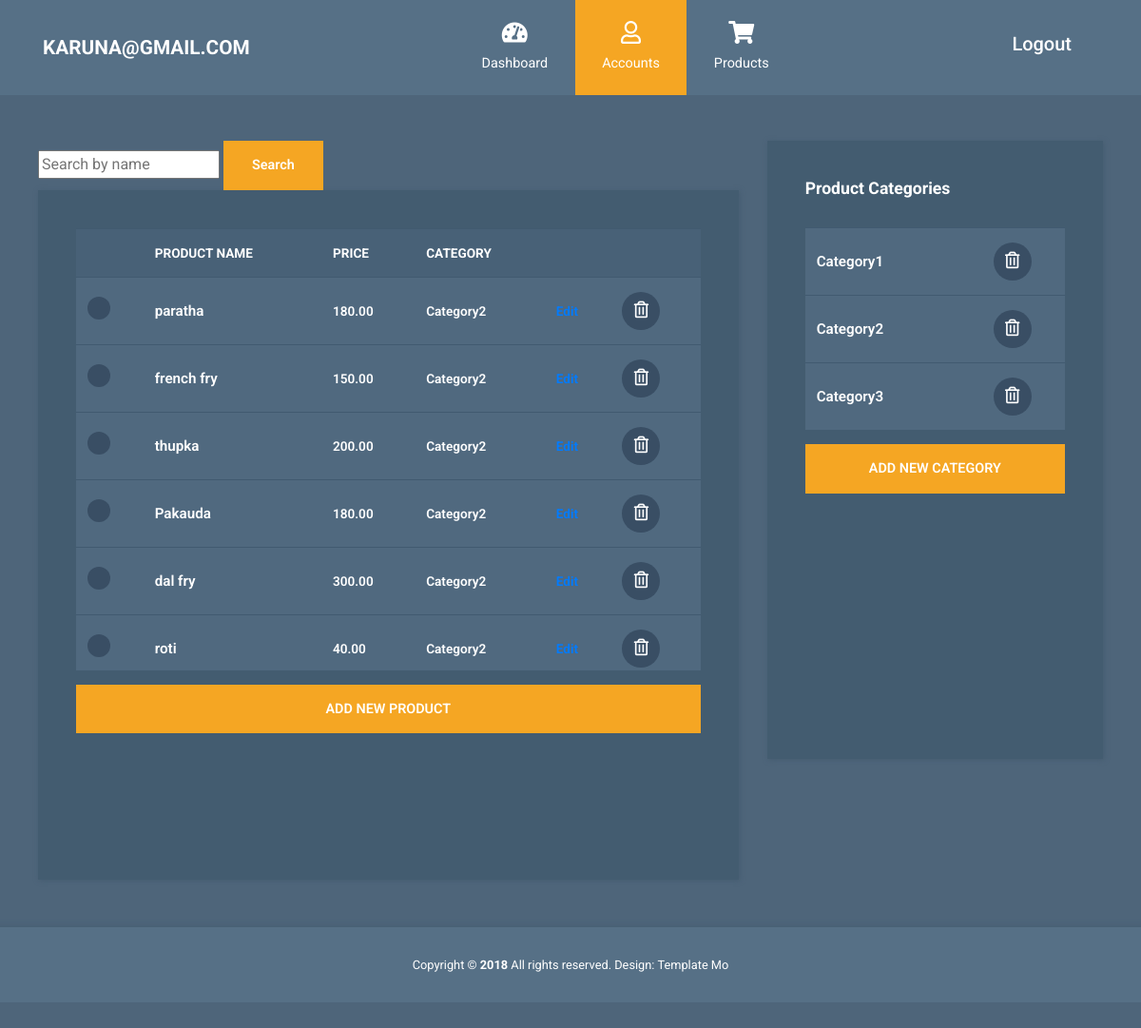
/admin-dashboard/product/ (signed in), run on the app's committed database.
### adminpage/models.py (models this page shows, shortened)
class Products(models.Model):
    name = models.CharField(max_length=1000)
    image = models.ImageField(upload_to='product/image')
    description = models.TextField(max_length=50)
    price = models.DecimalField(max_digits=10, decimal_places=2, default=0.00)
    category = models.ForeignKey(Category, on_delete=models.CASCADE, null=True, related_name="products")

class Category(models.Model):
   cat_name = models.CharField(max_length=200)
   def __str__(self):
        return self.cat_name

### adminpage/views.py (the view)
# urls.py: path('product/',A_product, name="admin_product"),
@login_required
def A_product(request):
    category_list = Category.objects.all()
    query = request.GET.get('q')
    if query:
        product_list =  Products.objects.filter(
            Q(name__icontains=query)
        ).order_by('name')
    else:
        product_list = Products.objects.all()
    datas = {
        'categories': category_list,
        'products': product_list,
        'query': query,
    }
    return render(request, "adminfile/products.html", datas)

### templates/adminfile/products.html (shortened to what this page needs)
{% extends 'adminfile/ad_parent.html' %}
{% load static %}
{% block contents %}
<div class="container mt-5">
  <div class="row tm-content-row">
    <div class="col-sm-12 col-md-12 col-lg-8 col-xl-8 tm-block-col">
      <form method="GET" action="{% url 'admin_product' %}">
        <input type="text" name="q" placeholder="Search by name" value="{{ query|default_if_none:'' }}">
        <button type="submit" class="btn btn-primary">Search</button>
      </form>
      <div class="tm-bg-primary-dark tm-block tm-block-products">
        <div class="tm-product-table-container">
          <form id="delete-form" method="POST" action="{% url 'delete_selected_products' %}">
            <table class="table table-hover tm-table-small tm-product-table">
              <thead>
                <tr>
                  <th scope="col">&nbsp;</th>
                  <th scope="col">PRODUCT NAME</th>
                  <th scope="col">PRICE</th>
                  <th scope="col">CATEGORY</th>
                  <th scope="col"></th>
                  <th scope="col">&nbsp;</th>
                </tr>
              </thead>
              <tbody>
                {% for product in products %}
                <tr>
                  <th scope="row"><input type="checkbox" name="selected_products" value="{{ product.id }}" /></th>
                  <td class="tm-product-name">{{ product.name }}</td>
                  <td>{{ product.price }}</td>
                  <td>{{ product.category }}</td>
                  <td><a href="{% url 'update_product' product.id %}">Edit</a></td>
                  <td>
                    <a href="#" class="tm-product-delete-link" onclick="deleteSingleProduct({{ product.id }})">
                      <i class="far fa-trash-alt tm-product-delete-icon"></i>
                    </a>
                  </td>
                </tr>
                {% endfor %}
              </tbody>
            </table>
          </form>
        </div>
        <a href="{% url 'product_form' %}" class="btn btn-primary btn-block text-uppercase mb-3">Add new product</a>
      </div>
    </div>
    <div class="col-sm-12 col-md-12 col-lg-4 col-xl-4 tm-block-col">
      <div class="tm-bg-primary-dark tm-block tm-block-product-categories">
        <h2 class="tm-block-title">Product Categories</h2>
        <div class="tm-product-table-container">
          <table class="table tm-table-small tm-product-table">
            <tbody>
              {% for i in categories %}
              <tr>
                <td class="tm-product-name">{{ i.cat_name }}</td>
                <td class="text-center">
                  <a href="{% url 'delete_category' i.id %}" class="tm-product-delete-link" onclick="return confirm('Are you sure you want to delete this category?');">
                    <i class="far fa-trash-alt tm-product-delete-icon"></i>
                  </a>
                </td>
              </tr>
              {% endfor %}
            </tbody>
          </table>
        </div>
        <a href="{% url 'AddCategory' %}" class="btn btn-primary btn-block text-uppercase mb-3">Add new category</a>
      </div>
    </div>
  </div>
</div>
{% endblock %}

### templates/adminfile/ad_parent.html (shortened to what this page needs)
{% load static %}
<!DOCTYPE html>
<html lang="en">
  <head>
    <link
      rel="stylesheet"
      href="{% static 'adminfiles/css/fontawesome.min.css' %}"
    />
    <link
      rel="stylesheet"
      href="{% static 'adminfiles/css/bootstrap.min.css' %}"
    />
    <link
      rel="stylesheet"
      href="{% static 'adminfiles/css/templatemo-style.css' %}"
    />
  </head>
  <body id="reportsPage">
    <div class="" id="home">
      <nav class="navbar navbar-expand-xl">
        <div class="container h-100">
          <a
            class="navbar-brand"
            href="{% static 'adminfile/dashboard.html' %}"
          >
            <h1 class="tm-site-title mb-0">{{request.user.username}}</h1>
          </a>
          <div class="collapse navbar-collapse" id="navbarSupportedContent">
            <ul class="navbar-nav mx-auto h-100">
              <li class="nav-item">
                <a
                  class="nav-link {{dashboard_admin}}"
                  href="{% url 'admin_dashboard' %}"
                >
                  <i class="fas fa-tachometer-alt"></i>
                  Dashboard
                </a>
              </li>
              <li class="nav-item">
                <a class="nav-link active" href="{% url 'userlist' %}">
                  <i class="far fa-user"></i> Accounts
                </a>
              </li>
              <li class="nav-item">
                <a
                  class="nav-link {{product_admin}}"
                  href="{% url 'admin_product' %}"
                >
                  <i class="fas fa-shopping-cart"></i>
                  Products
                </a>
              </li>
            </ul>
            <ul class="navbar-nav">
              <li class="nav-item">
                <a class="nav-link d-block" href="{% url 'userlogout' %}">
                  <h5>Logout</h5>
                </a>
              </li>
            </ul>
          </div>
        </div>
      </nav>
      {% block contents %} {% endblock %}
      <footer class="tm-footer row tm-mt-small">
        <div class="col-12 font-weight-light">
          <p class="text-center text-white mb-0 px-4 small">
            Copyright &copy; <b>2018</b> All rights reserved. Design:
            <a
              rel="nofollow noopener"
              href="https://templatemo.com"
              class="tm-footer-link"
              >Template Mo</a
            >
          </p>
        </div>
      </footer>
    </div>
  </body>
</html>

### static/adminfiles/css/templatemo-style.css (style rules this page uses)
html { font-size: 16px; overflow-x: hidden; }
body { font-family: Roboto, Helvetica, Arial, sans-serif; background-color: #4e657a; overflow-x: hidden; }
a { transition: all 0.3s ease; }
.navbar-brand { display: flex; align-items: center; }
.tm-site-title { display: inline-block; text-transform: uppercase; font-size: 1.3rem; font-weight: 700; color: #fff; }
.navbar { height: 100px; background-color: #567086; padding: 0; }
.navbar .container { position: relative; }
.tm-mt-small { margin-top: 20px; }
.tm-block-col { margin-bottom: 30px; }
.tm-block { padding: 40px; -webkit-box-shadow: 1px 1px 5px 0 #455c71; -moz-box-shadow: 1px 1px 5px 0 #455c71; box-shadow: 1px 1px 5px 0 #455c71; min-height: 350px; height: 100%; max-height: 450px; }
.tm-block-title { font-size: 1.1rem; font-weight: 700; color: #fff; margin-bottom: 30px; }
.nav-link { color: #fff; height: 100%; display: flex; align-items: center; justify-content: center; flex-direction: column; font-size: 90%; }
.nav-link > i { margin-bottom: 10px; margin-right: 0; font-size: 1.5rem; }
.dropdown-item, .nav-link { padding: 15px 20px; }
.navbar-nav .active > .nav-link, .navbar-nav .nav-link.active { background-color: #f5a623; color: #fff; }
.navbar-nav .nav-link.active i { color: #fff; }
.nav-item { text-align: center; }
.nav-item:last-child { margin-right: 0; }
.tm-content-row { justify-content: space-between; margin-left: -20px; margin-right: -20px; }
.table { background-color: #50697f; color: #fff; font-size: 85%; margin-bottom: 0; }
thead { background-color: #486177; color: #fff; }
.table thead th { border-bottom: 0; }
.btn { border-radius: 0; padding: 13px 28px; transition: all 0.2s ease; max-width: 100%; }
.btn-primary { color: #fff; background-color: #f5a623; border: 2px solid #f5a623; font-size: 90%; font-weight: 600; }
.table td, .table th { border-top: 1px solid #415a70; padding: 15px 25px; vertical-align: middle; }
.tm-table-small td, .tm-table-small th { padding-left: 12px; padding-right: 12px; }
.table-hover tbody tr { transition: all 0.2s ease; }
.tm-bg-primary-dark { background-color: #435c70; }
input[type="checkbox"] { cursor: pointer; -webkit-appearance: none; appearance: none; background-color: #394e64; background-position: center; border-radius: 50%; box-sizing: border-box; position: relative; box-sizing: content-box; width: 24px; height: 24px; transition: all 0.1s linear; }
.tm-block-products { min-height: 725px; }
.tm-block-product-categories { min-height: 650px; }
.tm-product-table-container { max-height: 465px; margin-bottom: 15px; overflow-y: scroll; }
.tm-product-table tr { font-weight: 600; }
.tm-product-name { font-size: 0.95rem; font-weight: 600; }
.tm-product-delete-icon { font-size: 1.1rem; color: #fff; }
.tm-product-delete-link { padding: 10px; border-radius: 50%; background-color: #394e64; display: inline-block; width: 40px; height: 40px; text-align: center; }
.tm-footer { background-color: #567086; padding-top: 30px; padding-bottom: 30px; -webkit-box-shadow: 0 -3px 5px 0 rgba(69, 92, 113, 0.59); -moz-box-shadow: 0 -3px 5px 0 rgba(69, 92, 113, 0.59); box-shadow: 0 -3px 5px 0 rgba(69, 92, 113, 0.59); }
.tm-footer-link { color: white; }
@media (min-width: 1200px) { .navbar-expand-xl .navbar-nav .nav-link { padding-left: 28px; padding-right: 28px; } }
@media (min-width: 1200px) { .navbar-collapse { height: 100%; } }
@media (max-width: 1275px) and (min-width: 1200px) { .nav-item { margin-right: 15px; } }
@media (max-width: 1350px) { .nav-item { margin-right: 1px; } }

### data on the page
Products: name "paratha", price "180.00", category "Category2"
Products: name "french fry", price "150.00", category "Category2"
Products: name "thupka", price "200.00", category "Category2"
Products: name "Pakauda", price "180.00", category "Category2"
Products: name "dal fry", price "300.00", category "Category2"
Products: name "roti", price "40.00", category "Category2"
Category: cat_name "Category1"
Category: cat_name "Category2"
Category: cat_name "Category3"

### other printed values
{{ request.user.username }} "KARUNA@GMAIL.COM"
